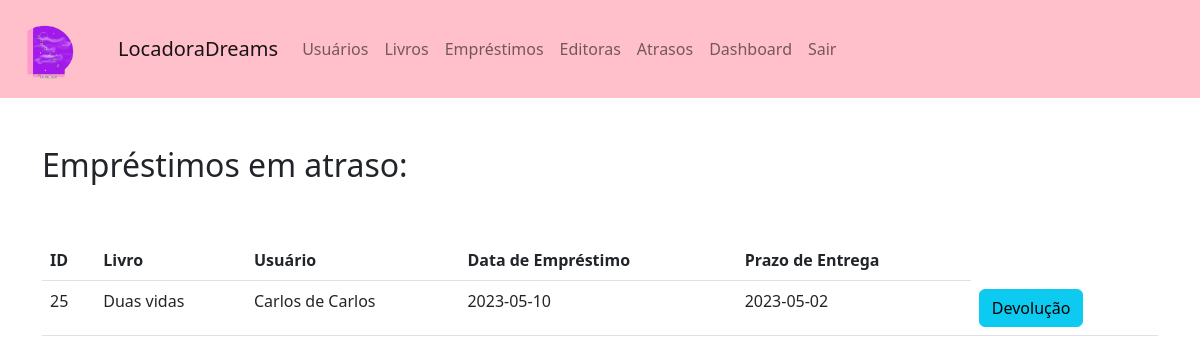
Page /Juliana3A/atrasos.php (signed in) on the committed database.
### tables this page shows
CREATE TABLE `emprestimos` (
  `id` int(11) NOT NULL,
  `livro_id` int(11) NOT NULL,
  `livro_nome` text NOT NULL,
  `usuario_id` int(11) NOT NULL,
  `usuario_nome` text NOT NULL,
  `prazo_entrega` date NOT NULL,
  `data_emprestimo` date NOT NULL,
  `devolvido` int(11) NOT NULL,
  `cpf_usuario` text NOT NULL
);

### Juliana3A/atrasos.php (the view, shortened to what this page needs)
<!DOCTYPE html>
<html>
<head>
    <link rel="stylesheet" href="css/bootstrap.min.css">
</head>
<body>
<nav class="navbar navbar-expand-lg "  style="background-color: #ffc0cb;">
      <a class="navbar-brand" href="#">
      		<img src="logotipo.png" alt="Bootstrap" width="90" height="72">
    	</a>
        <div class="container-fluid">
          <a class="navbar-brand" href="index.html">LocadoraDreams</a>
          <div class="collapse navbar-collapse" id="navbarNavAltMarkup">
            <div class="navbar-nav">
              <a class="nav-link" href="usuarios.php">Usuários</a>
			  <a class="nav-link" href="livros.php">Livros</a>
              <a class="nav-link" href="emprestimo.php">Empréstimos</a>
			  <a class="nav-link" href="editora.php">Editoras</a>
              <a class="nav-link" href="atrasos.php">Atrasos</a>
              <a class="nav-link " href="dashboard.php" class="dashboard-button">Dashboard</a>
              <a class="nav-link " href="logout.php">Sair</a>
            </div>
          </div>
        </div>
      </nav>
	  <br><br>
<?php
include_once('conexao.php');
$query_emprestimos = "SELECT * FROM emprestimos WHERE prazo_entrega < CURDATE()";
$resultado_emprestimos = mysqli_query($conn, $query_emprestimos);
if(mysqli_num_rows($resultado_emprestimos) > 0) {
    echo "<div class='container'><h2>Empréstimos em atraso:</h2><br><br>";
    echo "<table class='table'>";
    echo "<tr><th>ID</th><th>Livro</th><th>Usuário</th><th>Data de Empréstimo</th><th>Prazo de Entrega</th></tr>";
    while($row = mysqli_fetch_assoc($resultado_emprestimos)) {
        echo "<tr>";
        echo "<td>".$row['id']."</td>";
        echo "<td>".$row['livro_nome']."</td>";
        echo "<td>".$row['usuario_nome']."</td>";
        echo "<td>".$row['data_emprestimo']."</td>";
        echo "<td>".$row['prazo_entrega']."</td>";
        echo "<td><a href='devolucaolivro.php?id=".$row["id"]."' class='btn btn-info'>Devolução</a></td>";
        echo "</tr>";
    }
    echo "</table></div>";
} else {
    echo "<div class='container'><center><p>Nenhum empréstimo em atraso encontrado.</p></center></div>";
}
?>

### rows in the picture
emprestimos: id "25", livro_nome "Duas vidas", usuario_nome "Carlos de Carlos", data_emprestimo "2023-05-10", prazo_entrega "2023-05-02"
